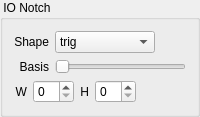
    <widget class="QGroupBox" name="groupbox_io_notch">
     <property name="enabled">
      <bool>true</bool>
     </property>
     <property name="title">
      <string> IO Notch </string>
     </property>
     <layout class="QVBoxLayout" name="verticalLayout_2">
      <item>
       <layout class="QGridLayout" name="gridLayout_3">
        <item row="0" column="0">
         <widget class="QLabel" name="label_io_notch_shape">
          <property name="text">
           <string>Shape</string>
          </property>
          <property name="alignment">
           <set>Qt::AlignRight|Qt::AlignTrailing|Qt::AlignVCenter</set>
          </property>
          <property name="buddy">
           <cstring>combobox_io_shape</cstring>
          </property>
         </widget>
        </item>
        <item row="0" column="1">
         <widget class="QComboBox" name="combobox_io_shape">
          <property name="maximumSize">
           <size>
            <width>100</width>
            <height>16777215</height>
           </size>
          </property>
          <item>
           <property name="text">
            <string>trig</string>
           </property>
          </item>
          <item>
           <property name="text">
            <string>arc</string>
           </property>
          </item>
         </widget>
        </item>
        <item row="1" column="0">
         <widget class="QLabel" name="label">
          <property name="text">
           <string>Basis</string>
          </property>
          <property name="alignment">
           <set>Qt::AlignRight|Qt::AlignTrailing|Qt::AlignVCenter</set>
          </property>
          <property name="buddy">
           <cstring>slider_io_basis</cstring>
          </property>
         </widget>
        </item>
        <item row="1" column="1">
         <widget class="QSlider" name="slider_io_basis">
          <property name="maximumSize">
           <size>
            <width>150</width>
            <height>16777215</height>
           </size>
          </property>
          <property name="minimum">
           <number>0</number>
          </property>
          <property name="maximum">
           <number>100</number>
          </property>
          <property name="orientation">
           <enum>Qt::Horizontal</enum>
          </property>
         </widget>
        </item>
       </layout>
      </item>
      <item>
       <layout class="QHBoxLayout" name="horizontalLayout_4">
        <item>
         <widget class="QLabel" name="label_io_notch_width">
          <property name="text">
           <string>W</string>
          </property>
          <property name="alignment">
           <set>Qt::AlignRight|Qt::AlignTrailing|Qt::AlignVCenter</set>
          </property>
          <property name="buddy">
           <cstring>spinbox_io_width</cstring>
          </property>
         </widget>
        </item>
        <item>
         <widget class="QSpinBox" name="spinbox_io_width">
          <property name="maximum">
           <number>50</number>
          </property>
         </widget>
        </item>
        <item>
         <widget class="QLabel" name="label_io_notch_height">
          <property name="text">
           <string>H</string>
          </property>
          <property name="scaledContents">
           <bool>false</bool>
          </property>
          <property name="alignment">
           <set>Qt::AlignRight|Qt::AlignTrailing|Qt::AlignVCenter</set>
          </property>
          <property name="buddy">
           <cstring>spinbox_io_height</cstring>
          </property>
         </widget>
        </item>
        <item>
         <widget class="QSpinBox" name="spinbox_io_height">
          <property name="maximum">
           <number>50</number>
          </property>
         </widget>
        </item>
        <item>
         <spacer name="horizontalSpacer_4">
          <property name="orientation">
           <enum>Qt::Horizontal</enum>
          </property>
          <property name="sizeHint" stdset="0">
           <size>
            <width>40</width>
            <height>20</height>
           </size>
          </property>
         </spacer>
        </item>
       </layout>
      </item>
     </layout>
    </widget>
